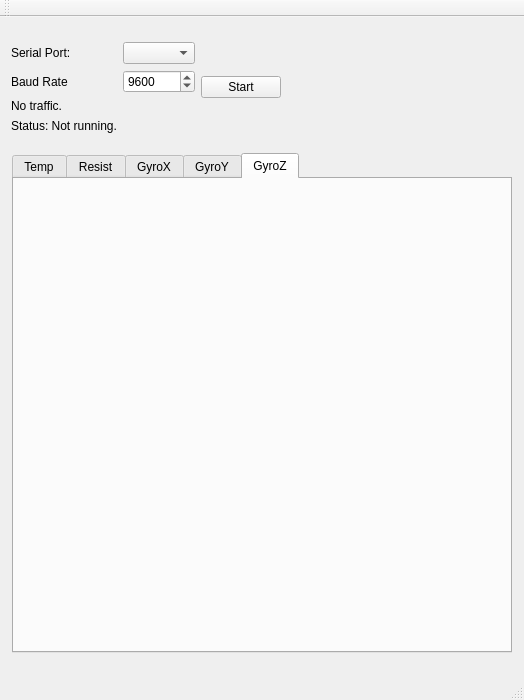
<?xml version="1.0" encoding="UTF-8"?>
<ui version="4.0">
 <class>MainWindow</class>
 <widget class="QMainWindow" name="MainWindow">
  <property name="geometry">
   <rect>
    <x>0</x>
    <y>0</y>
    <width>524</width>
    <height>700</height>
   </rect>
  </property>
  <property name="minimumSize">
   <size>
    <width>520</width>
    <height>700</height>
   </size>
  </property>
  <property name="maximumSize">
   <size>
    <width>524</width>
    <height>700</height>
   </size>
  </property>
  <property name="windowTitle">
   <string>MainWindow</string>
  </property>
  <widget class="QWidget" name="centralWidget">
   <layout class="QGridLayout" name="gridLayout_3">
    <item row="0" column="0">
     <layout class="QGridLayout" name="gridLayout_2">
      <item row="0" column="0">
       <widget class="QLabel" name="portLabel">
        <property name="text">
         <string>Serial Port:</string>
        </property>
       </widget>
      </item>
      <item row="2" column="0">
       <widget class="QLabel" name="trafficLabel">
        <property name="text">
         <string>No traffic.</string>
        </property>
       </widget>
      </item>
      <item row="3" column="0">
       <widget class="QLabel" name="statusLabel">
        <property name="text">
         <string>Status: Not running.</string>
        </property>
       </widget>
      </item>
      <item row="1" column="0">
       <widget class="QLabel" name="baudRateLabel">
        <property name="text">
         <string>Baud Rate</string>
        </property>
       </widget>
      </item>
      <item row="1" column="1">
       <widget class="QSpinBox" name="BaudRateSpinBox">
        <property name="maximum">
         <number>20000</number>
        </property>
        <property name="value">
         <number>9600</number>
        </property>
       </widget>
      </item>
      <item row="0" column="1">
       <widget class="QComboBox" name="serialPortComboBox"/>
      </item>
     </layout>
    </item>
    <item row="0" column="1">
     <layout class="QGridLayout" name="gridLayout">
      <item row="0" column="0">
       <widget class="QPushButton" name="runButton">
        <property name="text">
         <string>Start</string>
        </property>
       </widget>
      </item>
      <item row="0" column="1">
       <spacer name="horizontalSpacer">
        <property name="orientation">
         <enum>Qt::Horizontal</enum>
        </property>
        <property name="sizeHint" stdset="0">
         <size>
          <width>40</width>
          <height>20</height>
         </size>
        </property>
       </spacer>
      </item>
     </layout>
    </item>
    <item row="1" column="0" colspan="2">
     <layout class="QHBoxLayout" name="horizontalLayout">
      <item>
       <widget class="QTabWidget" name="tabWidget">
        <property name="minimumSize">
         <size>
          <width>500</width>
          <height>500</height>
         </size>
        </property>
        <property name="maximumSize">
         <size>
          <width>500</width>
          <height>500</height>
         </size>
        </property>
        <property name="currentIndex">
         <number>4</number>
        </property>
        <widget class="QWidget" name="tempTab">
         <attribute name="title">
          <string>Temp</string>
         </attribute>
        </widget>
        <widget class="QWidget" name="resistTab">
         <attribute name="title">
          <string>Resist</string>
         </attribute>
        </widget>
        <widget class="QWidget" name="GyroXTab">
         <attribute name="title">
          <string>GyroX</string>
         </attribute>
        </widget>
        <widget class="QWidget" name="GyroYTab">
         <attribute name="title">
          <string>GyroY</string>
         </attribute>
        </widget>
        <widget class="QWidget" name="GyroZTab">
         <attribute name="title">
          <string>GyroZ</string>
         </attribute>
        </widget>
       </widget>
      </item>
     </layout>
    </item>
   </layout>
  </widget>
  <widget class="QMenuBar" name="menuBar">
   <property name="geometry">
    <rect>
     <x>0</x>
     <y>0</y>
     <width>524</width>
     <height>26</height>
    </rect>
   </property>
  </widget>
  <widget class="QToolBar" name="mainToolBar">
   <attribute name="toolBarArea">
    <enum>TopToolBarArea</enum>
   </attribute>
   <attribute name="toolBarBreak">
    <bool>false</bool>
   </attribute>
  </widget>
  <widget class="QStatusBar" name="statusBar"/>
 </widget>
 <layoutdefault spacing="6" margin="11"/>
 <resources/>
 <connections/>
</ui>
